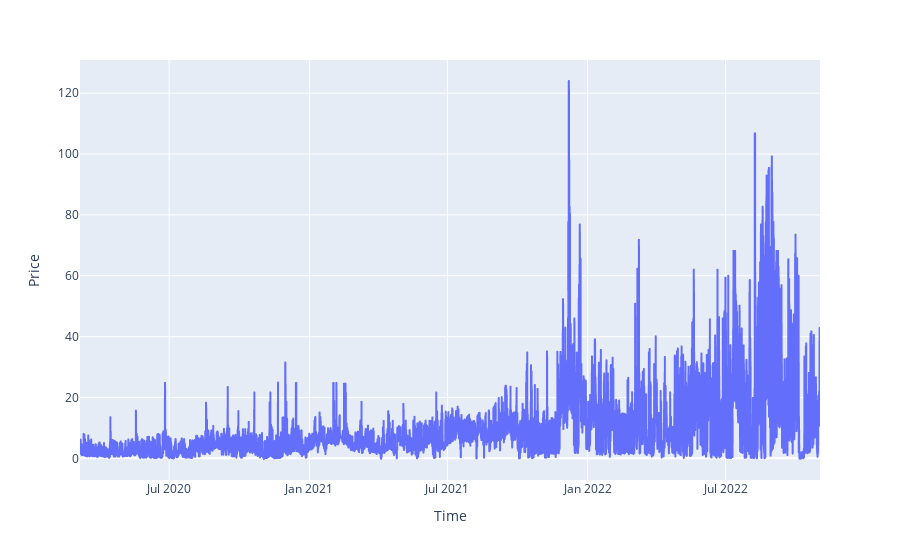

The notebook cell this image was saved under:
### Markdown cell above
The code above will calculate the Spearman rank correlation coefficient between the "Price" and "Temp" columns and also provide the associated p-value. The Spearman rank correlation assesses the strength and direction of the monotonic relationship between two variables. It is a non-parametric measure and is suitable when the data may not follow a linear relationship. The p-value can help you determine the statistical significance of the correlation.

### Code cell
fig=px.line(df, x="Time", y="Price",hover_data=["Wind","Temp"])
fig.show()

### Figure 1 — Plotly figure (JSON) as saved in the notebook; plotly's stock layout.template omitted (floating-point values rounded to 4 significant figures; data arrays with more than 128 entries replaced by an {"elided": "..."} marker saying what was removed)
{"data": [{"customdata": {"elided": "23039x2 float values"}, "hovertemplate": "Time=%{x}<br>Price=%{y}<br>Wind=%{customdata[0]}<br>Temp=%{customdata[1]}<extra></extra>", "legendgroup": "", "line": {"color": "#636efa", "dash": "solid"}, "marker": {"symbol": "circle"}, "mode": "lines", "name": "", "showlegend": false, "type": "scattergl", "x": {"elided": "23039 str values"}, "xaxis": "x", "y": {"elided": "23039 float values"}, "yaxis": "y"}], "layout": {"legend": {"tracegroupgap": 0}, "margin": {"t": 60}, "xaxis": {"anchor": "y", "domain": [0, 1], "title": {"text": "Time"}}, "yaxis": {"anchor": "x", "domain": [0, 1], "title": {"text": "Price"}}}}
